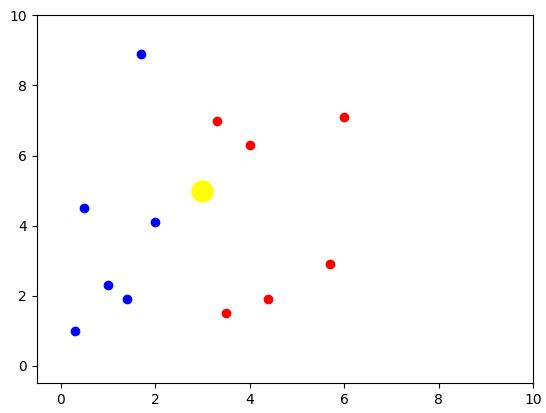

Reproduce this figure in Python.
import numpy as np
from matplotlib import pyplot as plt
from sklearn import svm

xBlue = np.array([0.3,0.5,1,1.4,1.7,2])
yBlue = np.array([1,4.5,2.3,1.9,8.9,4.1])

xRed = np.array([3.3,3.5,4,4.4,5.7,6])
yRed = np.array([7,1.5,6.3,1.9,2.9,7.1])

X = np.array([[0.3,1],[0.5,4.5],[1,2.3],[1.4,1.9],[1.7,8.9],[2,4.1],[3.3,7],[3.5,1.5],[4,6.3],[4.4,1.9],[5.7,2.9],[6,7.1]])
y = np.array([0,0,0,0,0,0,1,1,1,1,1,1]) #0: Blue #1: Red

plt.plot(xBlue, yBlue, 'ro', color = 'blue')
plt.plot(xRed , yRed,  'ro', color = 'red')

plt.axis([-0.5,10,-0.5,10])

#Support Vector Classifier
classifier = svm.SVC()
classifier.fit(X,y)

plt.plot(3,5, 'ro', color= 'yellow', markersize=15)
pred = classifier.predict([3,5])
print(pred)

plt.show()
